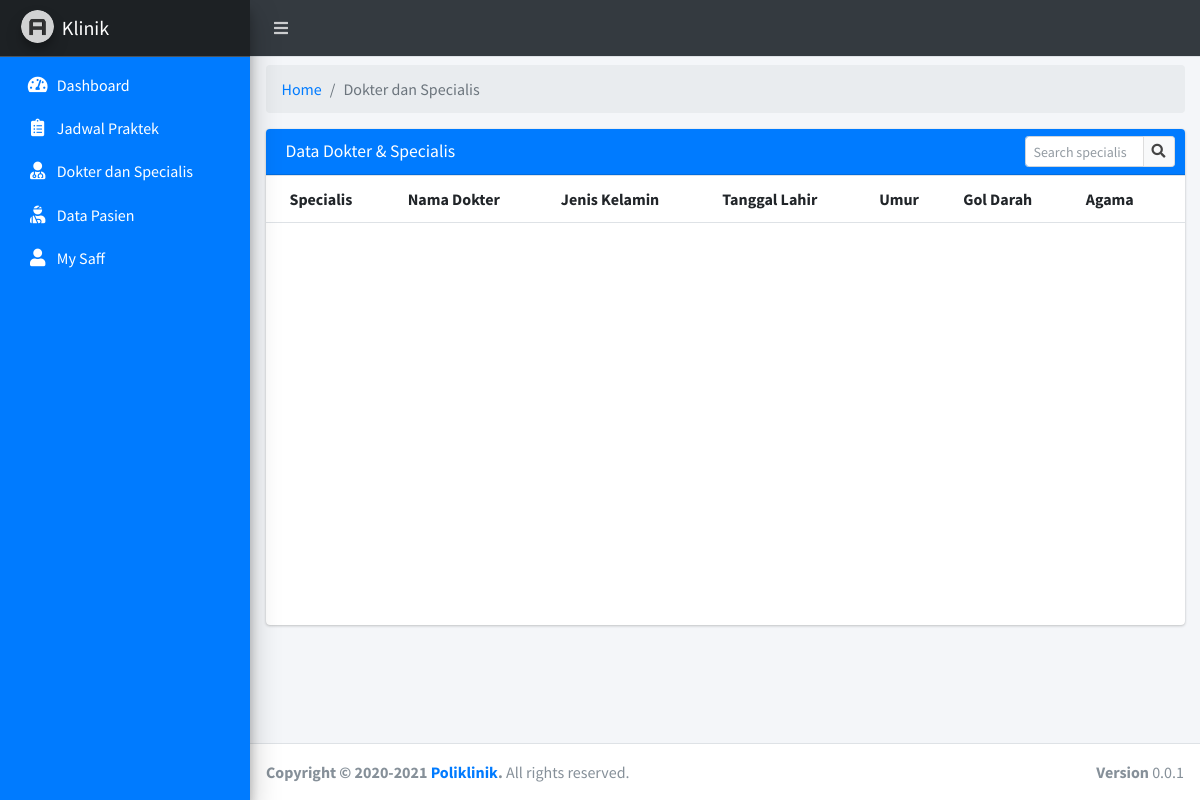
Page /staff.php?page=dokter_specialis on the earlier database version.
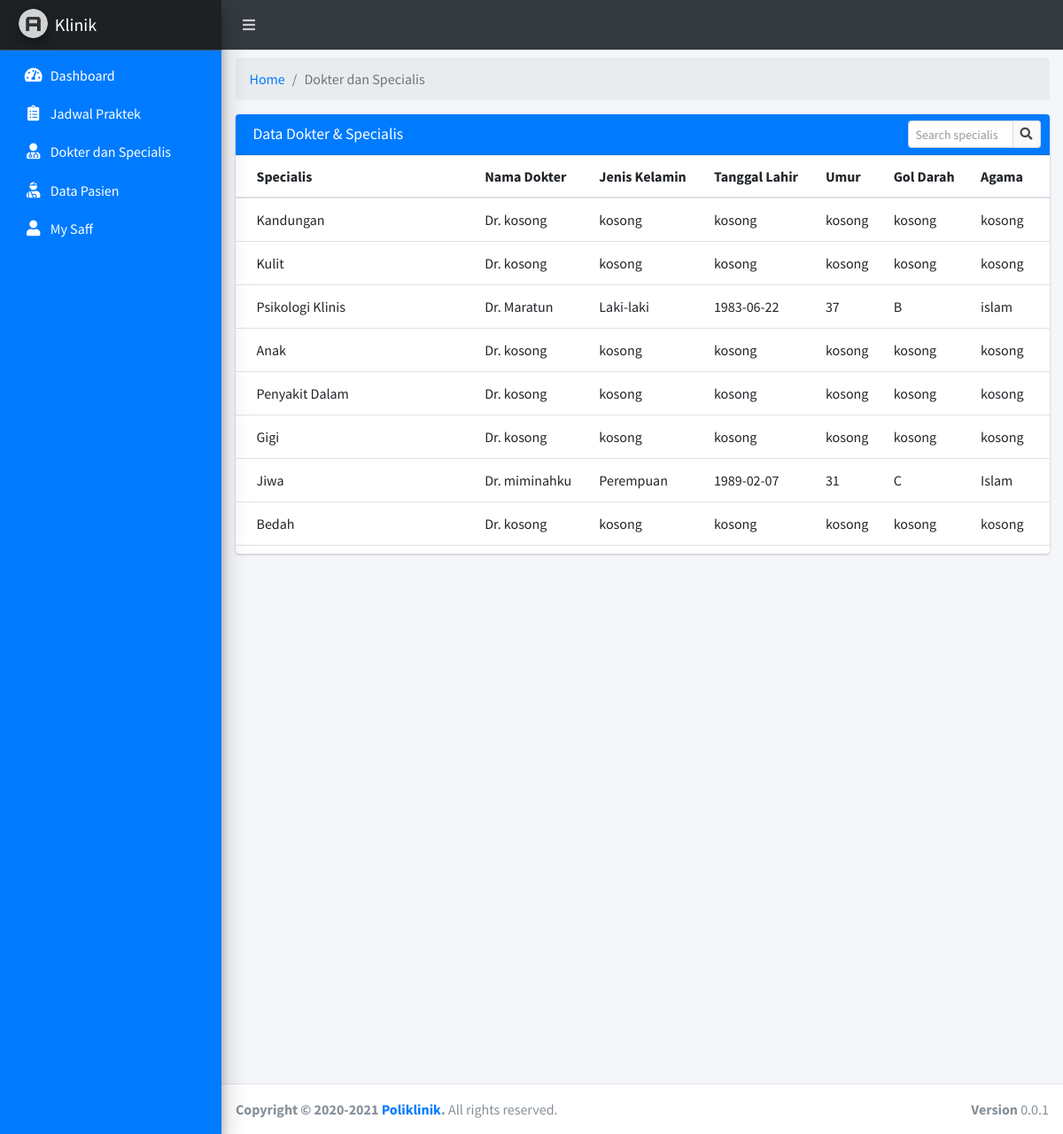
Same page on the later database version.
### tables this page shows
CREATE TABLE `tb_specialis` (
  `id_specialis` char(15) NOT NULL,
  `specialis` varchar(50) NOT NULL
);

### page/staff/dokter_specialis.php (the view)
<div class="row">
	<div class="col-sm-12">
		<ol class="breadcrumb mt-2">
          <li class="breadcrumb-item"><a href="#">Home</a></li>
          <li class="breadcrumb-item active">Dokter dan Specialis</li>
        </ol>
	</div>
</div>
<div class="row">
	<div class="col-sm-12">
		<div class="card">
			<div class="card-header bg-blue">
				<h5 class="card-title">Data Dokter & Specialis</h5>
				<div class="card-tools">
				<form action="" method="POST">
				  <div class="input-group input-group-sm" style="width: 150px;">
				    <input type="text" name="search" class="form-control float-right" placeholder="Search specialis">
				    <div class="input-group-append">
				      <button type="submit" name="tampil" class="btn btn-default"><i class="fas fa-search"></i></button>
				    </div>
				  </div>
				</form>
				</div>
			</div>
			<div class="card-body table-responsive p-0" style="height: 450px;">
				<table class="table table-head-fixed text-nowrap font-10">
					<thead>
						<tr>
							<th>Specialis</th>
							<th>Nama Dokter</th>
							<th>Jenis Kelamin</th>
							<th>Tanggal Lahir</th>
							<th>Umur</th>
							<th>Gol Darah</th>
							<th>Agama</th>
						</tr>
					</thead>
					<tbody>
					<?php
					if (isset($_POST['tampil'])) {
						$search = $_POST['search'];
						$sql = mysqli_query($koneksi, "SELECT x.id_specialis, specialis, IFNULL(z.id_user,'kosong') AS id_user ,IFNULL(id_dokter,'kosong') AS id_dokter, CONCAT('Dr. ',IFNULL(nama_user,'kosong')) AS nama_user, IFNULL(jenis_kelamin,'kosong') AS jenis_kelamin, IFNULL(TIMESTAMPDIFF(YEAR,tanggal_lahir,NOW()),'kosong') AS umur, IFNULL(gol_darah,'kosong') AS gol_darah, IFNULL(tempat_lahir,'kosong') AS tempat_lahir, IFNULL(tanggal_lahir,'kosong') AS tanggal_lahir, IFNULL(agama,'kosong') AS agama, IFNULL(tgl_masuk,'kosong') AS tgl_masuk FROM tb_specialis X LEFT JOIN tb_dokter Y ON y.id_specialis = x.id_specialis LEFT JOIN tb_user z ON z.id_user = y.id_user WHERE x.id_specialis LIKE '%".$search."%' OR specialis LIKE '%".$search."%' OR nama_user LIKE '%".$search."%'  ORDER BY id_specialis ASC");
					}else{
						$sql = mysqli_query($koneksi, "SELECT x.id_specialis, specialis, IFNULL(z.id_user,'kosong') AS id_user ,IFNULL(id_dokter,'kosong') AS id_dokter, CONCAT('Dr. ',IFNULL(nama_user,'kosong')) AS nama_user, IFNULL(jenis_kelamin,'kosong') AS jenis_kelamin, IFNULL(TIMESTAMPDIFF(YEAR,tanggal_lahir,NOW()),'kosong') AS umur, IFNULL(gol_darah,'kosong') AS gol_darah, IFNULL(tempat_lahir,'kosong') AS tempat_lahir, IFNULL(tanggal_lahir,'kosong') AS tanggal_lahir, IFNULL(agama,'kosong') AS agama, IFNULL(tgl_masuk,'kosong') AS tgl_masuk FROM tb_specialis X LEFT JOIN tb_dokter Y ON y.id_specialis = x.id_specialis LEFT JOIN tb_user z ON z.id_user = y.id_user ORDER BY id_specialis ASC");
					}
					while ($data = mysqli_fetch_array($sql)) { ?>
						<tr>
							<td><?= $data['specialis']; ?></td>
							<td><?= $data['nama_user']; ?></td>
							<td><?= $data['jenis_kelamin']; ?></td>
							<td><?= $data['tanggal_lahir']; ?></td>
							<td><?= $data['umur']; ?></td>
							<td><?= $data['gol_darah']; ?></td>
							<td><?= $data['agama']; ?></td>
						</tr>
					<?php }
					?>
					</tbody>
				</table>
			</div>
		</div>
	</div>
</div>

Differences in the rows shown:
added tb_specialis: specialis "Kandungan", nama_user "Dr. kosong", jenis_kelamin "kosong", tanggal_lahir "kosong", umur "kosong", gol_darah "kosong", agama "kosong"
added tb_specialis: specialis "Kulit", nama_user "Dr. kosong", jenis_kelamin "kosong", tanggal_lahir "kosong", umur "kosong", gol_darah "kosong", agama "kosong"
added tb_specialis: specialis "Psikologi Klinis", nama_user "Dr. Maratun", jenis_kelamin "Laki-laki", tanggal_lahir "1983-06-22", umur "37", gol_darah "B", agama "islam"
added tb_specialis: specialis "Anak", nama_user "Dr. kosong", jenis_kelamin "kosong", tanggal_lahir "kosong", umur "kosong", gol_darah "kosong", agama "kosong"
added tb_specialis: specialis "Penyakit Dalam", nama_user "Dr. kosong", jenis_kelamin "kosong", tanggal_lahir "kosong", umur "kosong", gol_darah "kosong", agama "kosong"
added tb_specialis: specialis "Gigi", nama_user "Dr. kosong", jenis_kelamin "kosong", tanggal_lahir "kosong", umur "kosong", gol_darah "kosong", agama "kosong"
added tb_specialis: specialis "Jiwa", nama_user "Dr. miminahku", jenis_kelamin "Perempuan", tanggal_lahir "1989-02-07", umur "31", gol_darah "C", agama "Islam"
added tb_specialis: specialis "Bedah", nama_user "Dr. kosong", jenis_kelamin "kosong", tanggal_lahir "kosong", umur "kosong", gol_darah "kosong", agama "kosong"
